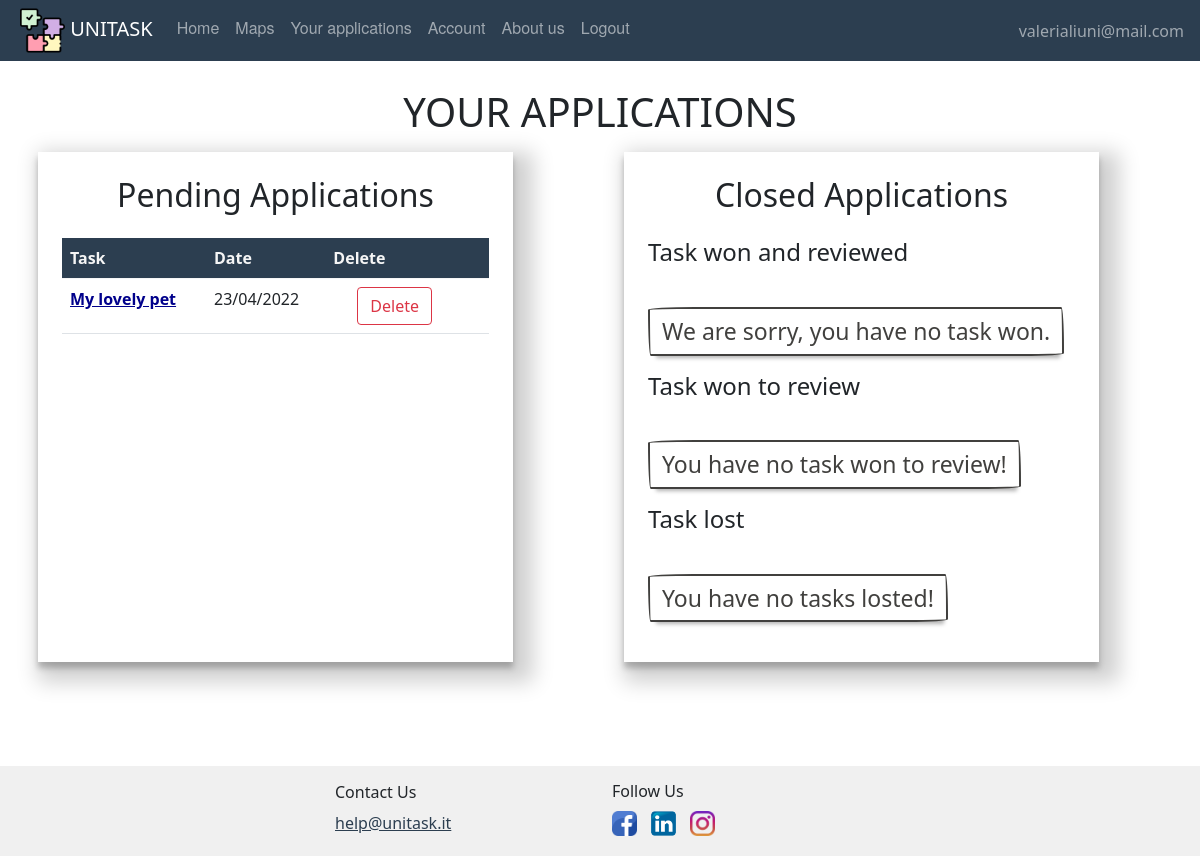
Before: /listapplications (signed in) with the older database file.
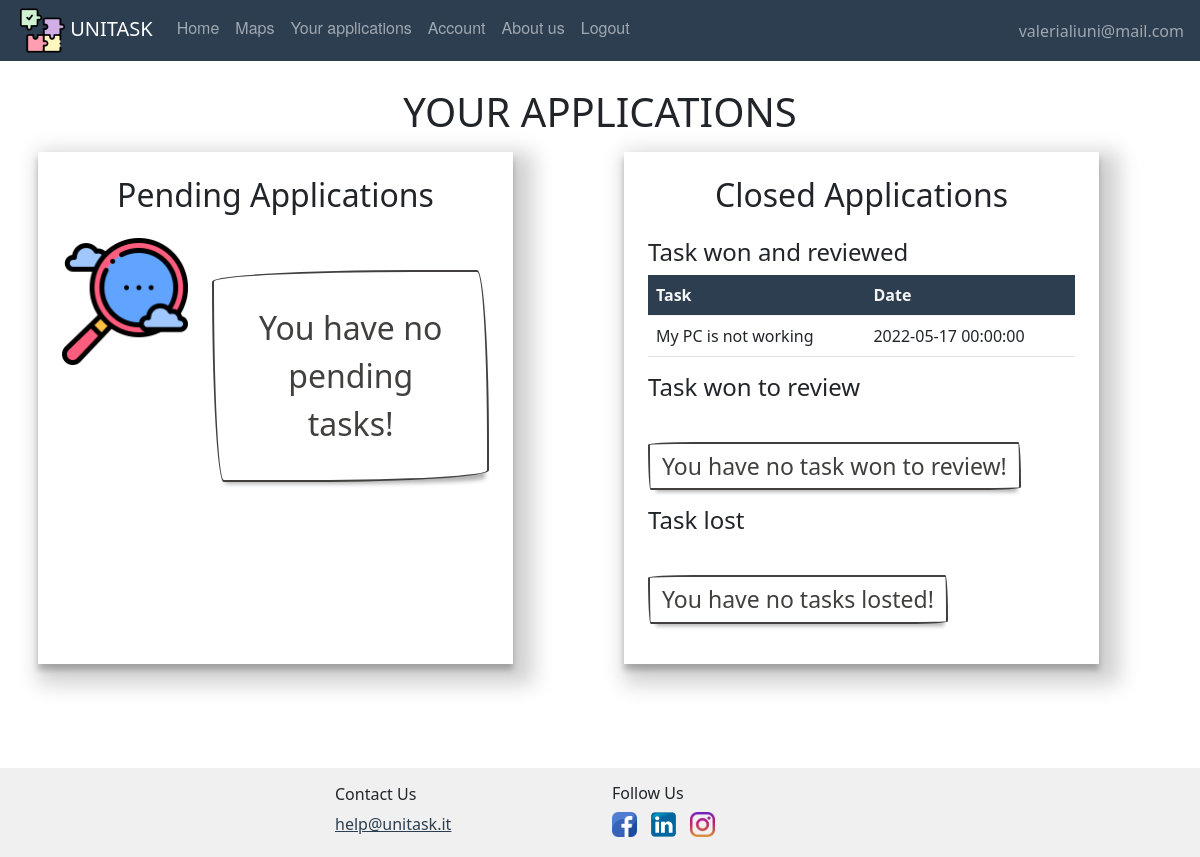
After: the same page with the newer database file.
### website/models.py (models this page shows, shortened)
class Offer(db.Model, UserMixin):
    id = db.Column(db.Integer, primary_key=True)
    title = db.Column(db.String(150))
    description = db.Column(db.String(150))
    address = db.Column(db.String(150))
    placeId = db.Column(db.String(150))
    amount = db.Column(db.Integer)
    lat = db.Column(db.Float)
    lng = db.Column(db.Float)
    date = db.Column(db.DateTime(timezone=True), default=func.now())
    dateexpire = db.Column(db.DateTime(timezone=True))
    isAss = db.Column(db.Boolean, default=False)
    date_task = db.Column(db.DateTime(timezone=True))
    id_adult = db.Column(db.Integer, db.ForeignKey('adult.id'))
    scelta = db.Column(db.Integer, db.ForeignKey('student.id'))
    isPerf = db.Column(db.Boolean, default=False)
    rece = db.relationship('Review', backref='recensione')
    isClosed = db.Column(db.Boolean, default=False)

### website/student/routes.py (the view)
@students.route('/listapplications', methods=['GET', 'POST'])
@login_required  # every time we go to the home page
def listapplications():
    a = 0
    for off in current_user.getapplicationsopen():
        if not off.isAss:
            a = 1
            break
    return render_template("Student/listapplication.html", user=current_user, a=a)

### website/models.py (called while the page is built)
    def taskwonandperform(self):
        t = []
        for off in self.applications:
            if off.scelta == self.id and off.isPerf and not off.isClosed:
                t.append(off)
        return t

    def taskwonperfandclosed(self):
        t = []
        for off in self.applications:
            if off.scelta == self.id and off.isPerf and off.isClosed:
                t.append(off)
        return t

    def tasklost(self):
        t = []
        for off in self.applications:
            if off.scelta != self.id and off.scelta:
                t.append(off)
            elif not off.isAss and off.isClosed:
                t.append(off)
        return t

    def getapplicationsopen(self):
        t = []
        for off in self.applications:
            if not off.isClosed:
                t.append(off)
        return t

### website/templates/student/listapplication.html (shortened to what the changed rows need)
{% extends "base.html" %}
{% block content %}
    <br/>
    <h1 align="center">YOUR APPLICATIONS</h1>
    <div class="container">
        <div class="row">
            <div class="col-5 p-4 m-2 col-page">
                <h2 align="center" class="mb-4">Pending Applications</h2>
                <table class="table table-hover">
                    {% set  l = user.getapplicationsopen() %}
                    {% if l %}
                        {% for offer in l %}
                            {% if offer.isAss==False %}
                                <thead class="thead-dark" style="color:whitesmoke; background:#2c3e50">
                                <tr>
                                    <th scope="col">Task</th>
                                    <th scope="col">Date</th>
                                    <th scope="col">Delete</th>
                                </tr>
                                </thead>
                                <tbody>
                                <tr>
                                    <th scope="row"><a style="color:darkblue"
                                                       href={{ url_for('users.task', task_id=offer.id) }}>{{ offer.title }}</a>
                                    </th>
                                    <td>{{ offer.date_task.strftime("%d/%m/%Y") }}</td>
                                    <td>
                                        <button type="button" data-toggle="modal" data-target="#deleteApplication"
                                                class="btn btn-outline-danger mx-4">
                                            Delete
                                        </button>
                                </tr>
                                </tbody>
                            {% endif %}
                        {% endfor %}
                    {% else %}
                        <div class="row">
                            <div align="center" class="col-4">
                                <img class="img-fluid" alt="sorry" src="/static/images/pic/sorry.png"/>
                            </div>
                            <div class="col-8" style="margin-top:2em;">
                                <div class="button-55">
                                    You have no pending tasks!
                                </div>
                            </div>
                        </div>
                    {% endif %}
                </table>
            </div>
            <div class="col-5 p-4 m-2 col-page">
                <h2 align="center" class="mb-4">Closed Applications</h2>
                <div class="row">
                    <div class="col">
                        <table class="table table-hover">
                            {% set  l = user.taskwonperfandclosed() %}
                            {% if l %}
                                <thead class="thead-dark" style="color:whitesmoke; background:#2c3e50">
                                <tr>
                                    <th scope="col">Task</th>
                                    <th scope="col">Date</th>
                                </tr>
                                </thead>
                                {% for offer in l %}
                                    <tbody>
                                    <tr>
                                        <td>{{ offer.title }}</td>
                                        <td>{{ offer.date_task }}</td>
                                    </tr>
                                    </tbody>
                                {% endfor %}
                            {% else %}
                                <div class="row">
                                    <div class="col-" style="margin-top:2em;">
                                        <div class="button-task">
                                            We are sorry, you have no task won.
                                        </div>
                                    </div>
                                </div>
                            {% endif %}
                        </table>
                    </div>
                </div>
                            {% set  l = user.taskwonandperform() %}
                            {% set  l = user.tasklost() %}
            </div>
        </div>
    </div>
    <br/><br/>
{% endblock %}

Changed rows visible on the page:
no longer on this page (row unchanged): Offer: title "My lovely pet", date_task "23/04/2022", shown under "Pending Applications"
now on this page (row edited): Offer: title "My PC is not working", date_task "2022-05-17 00:00:00", shown under "Task won and reviewed"
Other visible differences:
text no longer shown: "We are sorry, you have no task won."
text now shown: "You have no pending tasks! Task Date"
